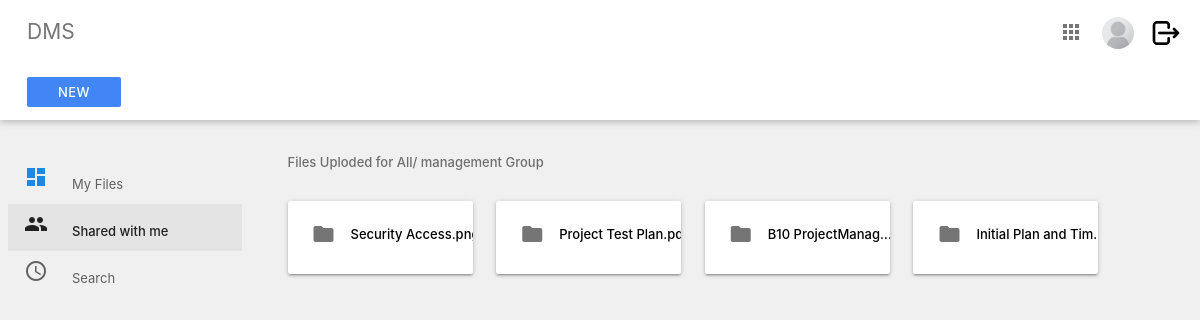
The page /index/shared/ (signed in) on the database as committed earlier.
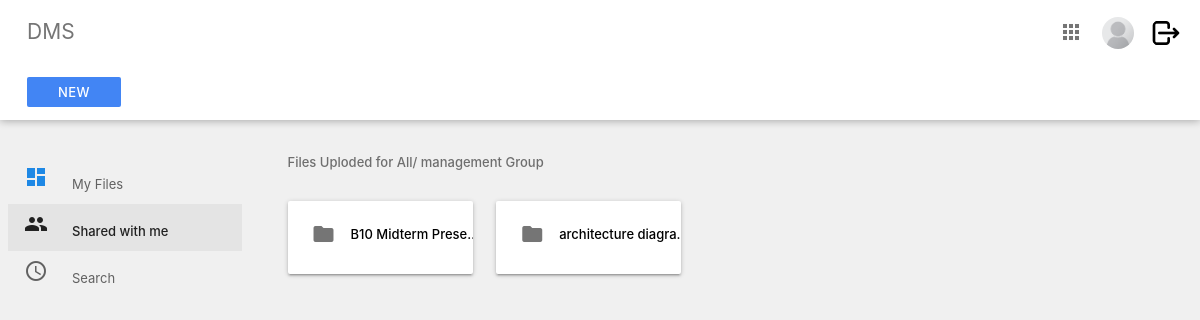
The same page on the database as committed later.
### System/models.py (models this page shows, shortened)
class Files(models.Model):
    groupchoices = models.TextChoices('groupchoices', 'management all accounting sales tech')
    name = models.CharField(max_length=100)
    org_name = models.CharField(max_length=100, blank=True, null=True)
    extension = models.CharField(max_length=10, blank=True, null=True)
    file = models.FileField(upload_to='files/')
    group = models.CharField(max_length=100,
                             default='all',
                             choices=groupchoices.choices)
    uploaded_by = models.ForeignKey(User, on_delete=models.SET_NULL, null=True, blank=True)
    version = models.IntegerField(default='1')
    active = models.BooleanField(default=True)
    created_at = models.DateTimeField(auto_now_add=True)
    new_version = models.BooleanField(default=False)
    file_content = models.TextField(blank=True, null=True)
    def __str__(self):
        return self.name
    @property
    def fileURL(self):
        try:
            url = self.file.url
        except:
            url = None
        return url

class Version_control(models.Model):
    groupchoices = models.TextChoices('groupchoices', 'management all accounting sales tech')
    name = models.CharField(max_length=100)
    file = models.FileField(upload_to='files/version/')
    org_name = models.CharField(max_length=100, blank=True, null=True)
    extension = models.CharField(max_length=10, blank=True, null=True)
    version = models.IntegerField(default='2')
    prev_version = models.ForeignKey(Files, on_delete=models.SET_NULL, null=True, blank=True)
    pre_ver_control = models.ForeignKey('self', on_delete=models.SET_NULL, null=True, blank=True)
    group = models.CharField(max_length=100,
                             default='all',
                             choices=groupchoices.choices)
    uploaded_by = models.ForeignKey(User, on_delete=models.SET_NULL, null=True, blank=True)
    created_at = models.DateTimeField(auto_now_add=True)
    new_version = models.BooleanField(default=False)
    file_content = models.TextField(blank=True, null=True)
    def __str__(self):
        return self.name
    @property
    def fileURL(self):
        try:
            url = self.file.url
        except:
            url = None
        return url

### System/views.py (the view)
# urls.py: path("shared/", views.for_me, name="shared"),
@login_required(login_url='login')
def for_me(request):
    if not check_user_status(request):
        messages.error(request, 'Your account is not active. Please contact admin to activate your account.')
        return redirect('logout')
    profile = UserInfo.objects.get(user=request.user)
    files = Files.objects.filter((Q(group=profile.group) | Q(group="all")) & Q(new_version=False))
    new_ver = Version_control.objects.filter((Q(group=profile.group) | Q(group="all")) & Q(new_version=False))
    print(files,new_ver)
    if files.count() == 0:
        context = {'data1': new_ver, 'shared':'shared','user':profile}
    if new_ver.count() == 0:
        context = {'data': files, 'shared':'shared','user':profile}
    if new_ver.count() > 0 and files.count() > 0:
        context = {'data': files, 'data1': new_ver, 'shared':'shared', 'user':profile}
    return render(request, 'dms/with_me.html', context)

### System/utils.py (called while the page is built)
def check_user_status(request):
    user = UserInfo.objects.get(user=request.user)
    if user.active == True:
        return True
    else:
        return False

### Users/models.py (called while the page is built)
    @property
    def imageURL(self):
        try:
            url = self.image.url
        except:
            url = '/media/placeholder.png'
        return url

### template/dms/with_me.html (shortened to what this page needs)
{% extends  'dms/section/main.html'%}
{% load static %}
{% block content %}
    <div class="main">
      <div class="container-fluid">
        <p class="subheader">Files Uploded for All/ {{user.group}} Group</p>
        {% if data %}
        {% for d in data %}
        <div class="card-panel folder">
          <a href="{% url 'view' pk=d.id type='file' %}">
            <i class=" material-icons left">folder</i>
          </a>
          <div class="tooltip"><a href="{{d.fileURL}}" style="text-decoration: none;color: black; overflow: hidden;" onMouseOver="this.style.color='blue'"
            onMouseOut="this.style.color='black'"><div class="short">{{d.org_name}}.{{d.extension}}</div>
           </a> <span class="tooltiptext">Version : {{d.version}}</span>
          </div>
        </div>
        {%endfor%}
        {%endif%}
        {% if data1 %}
        {% for d in data1 %}
        <div class="card-panel folder">
          <a href="{% url 'view' pk=d.id type='version' %}">
            <i class=" material-icons left">folder</i>
          </a>
          <div class="tooltip"><a href="{{d.fileURL}}" style="text-decoration: none;color: black; overflow: hidden;" onMouseOver="this.style.color='blue'"
            onMouseOut="this.style.color='black'"><div class="short">{{d.org_name}}.{{d.extension}}</div>
           </a> <span class="tooltiptext">Version : {{d.version}}</span>
          </div>
        </div>
        {%endfor%}
        {%endif%}
    {% endblock %}

Rows that differ between the two databases and show on the page:
removed Files: org_name "Security Acc…"
removed Files: org_name "Project Test P…"
removed Files: org_name "B10 ProjectManag…"
removed Files: org_name "Initial Plan and Tim…"
added Version_control: org_name "B10 Midterm Prese…"
added Version_control: org_name "architecture diagra…"
